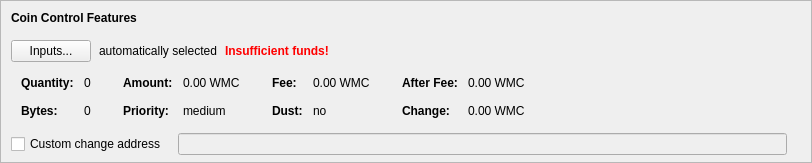
    <widget class="QFrame" name="frameCoinControl">
     <property name="sizePolicy">
      <sizepolicy hsizetype="Expanding" vsizetype="Expanding">
       <horstretch>0</horstretch>
       <verstretch>0</verstretch>
      </sizepolicy>
     </property>
     <property name="maximumSize">
      <size>
       <width>16777215</width>
       <height>16777215</height>
      </size>
     </property>
     <property name="frameShape">
      <enum>QFrame::StyledPanel</enum>
     </property>
     <property name="frameShadow">
      <enum>QFrame::Sunken</enum>
     </property>
     <layout class="QVBoxLayout" name="verticalLayoutCoinControl2">
      <property name="spacing">
       <number>0</number>
      </property>
      <property name="leftMargin">
       <number>0</number>
      </property>
      <property name="topMargin">
       <number>0</number>
      </property>
      <property name="rightMargin">
       <number>0</number>
      </property>
      <property name="bottomMargin">
       <number>6</number>
      </property>
      <item>
       <layout class="QVBoxLayout" name="verticalLayoutCoinControl" stretch="0,0,0,0,1">
        <property name="spacing">
         <number>0</number>
        </property>
        <property name="leftMargin">
         <number>10</number>
        </property>
        <property name="topMargin">
         <number>10</number>
        </property>
        <item>
         <layout class="QHBoxLayout" name="horizontalLayoutCoinControl1">
          <property name="bottomMargin">
           <number>15</number>
          </property>
          <item>
           <widget class="QLabel" name="labelCoinControlFeatures">
            <property name="sizePolicy">
             <sizepolicy hsizetype="Preferred" vsizetype="Maximum">
              <horstretch>0</horstretch>
              <verstretch>0</verstretch>
             </sizepolicy>
            </property>
            <property name="font">
             <font>
              <weight>75</weight>
              <bold>true</bold>
             </font>
            </property>
            <property name="styleSheet">
             <string notr="true">font-weight:bold;</string>
            </property>
            <property name="text">
             <string>Coin Control Features</string>
            </property>
           </widget>
          </item>
         </layout>
        </item>
        <item>
         <layout class="QHBoxLayout" name="horizontalLayoutCoinControl2" stretch="0,0,0,0">
          <property name="spacing">
           <number>8</number>
          </property>
          <property name="bottomMargin">
           <number>10</number>
          </property>
          <item>
           <widget class="QPushButton" name="pushButtonCoinControl">
            <property name="styleSheet">
             <string notr="true"/>
            </property>
            <property name="text">
             <string>Inputs...</string>
            </property>
            <property name="autoDefault">
             <bool>false</bool>
            </property>
           </widget>
          </item>
          <item>
           <widget class="QLabel" name="labelCoinControlAutomaticallySelected">
            <property name="text">
             <string>automatically selected</string>
            </property>
            <property name="margin">
             <number>5</number>
            </property>
           </widget>
          </item>
          <item>
           <widget class="QLabel" name="labelCoinControlInsuffFunds">
            <property name="font">
             <font>
              <weight>75</weight>
              <bold>true</bold>
             </font>
            </property>
            <property name="styleSheet">
             <string notr="true">color:red;font-weight:bold;</string>
            </property>
            <property name="text">
             <string>Insufficient funds!</string>
            </property>
            <property name="margin">
             <number>5</number>
            </property>
           </widget>
          </item>
          <item>
           <spacer name="horizontalSpacerCoinControl">
            <property name="orientation">
             <enum>Qt::Horizontal</enum>
            </property>
            <property name="sizeHint" stdset="0">
             <size>
              <width>40</width>
              <height>1</height>
             </size>
            </property>
           </spacer>
          </item>
         </layout>
        </item>
        <item>
         <widget class="QWidget" name="widgetCoinControl" native="true">
          <property name="sizePolicy">
           <sizepolicy hsizetype="Preferred" vsizetype="Preferred">
            <horstretch>0</horstretch>
            <verstretch>0</verstretch>
           </sizepolicy>
          </property>
          <property name="minimumSize">
           <size>
            <width>0</width>
            <height>0</height>
           </size>
          </property>
          <property name="styleSheet">
           <string notr="true"/>
          </property>
          <layout class="QHBoxLayout" name="horizontalLayoutCoinControl5">
           <property name="leftMargin">
            <number>0</number>
           </property>
           <property name="topMargin">
            <number>0</number>
           </property>
           <property name="rightMargin">
            <number>0</number>
           </property>
           <property name="bottomMargin">
            <number>0</number>
           </property>
           <item>
            <layout class="QHBoxLayout" name="horizontalLayoutCoinControl3" stretch="0,0,0,1">
             <property name="spacing">
              <number>20</number>
             </property>
             <property name="topMargin">
              <number>0</number>
             </property>
             <property name="bottomMargin">
              <number>10</number>
             </property>
             <item>
              <layout class="QFormLayout" name="formLayoutCoinControl1">
               <property name="horizontalSpacing">
                <number>10</number>
               </property>
               <property name="verticalSpacing">
                <number>14</number>
               </property>
               <property name="leftMargin">
                <number>10</number>
               </property>
               <property name="topMargin">
                <number>4</number>
               </property>
               <property name="rightMargin">
                <number>6</number>
               </property>
               <item row="0" column="0">
                <widget class="QLabel" name="labelCoinControlQuantityText">
                 <property name="font">
                  <font>
                   <weight>75</weight>
                   <bold>true</bold>
                  </font>
                 </property>
                 <property name="text">
                  <string>Quantity:</string>
                 </property>
                 <property name="margin">
                  <number>0</number>
                 </property>
                </widget>
               </item>
               <item row="0" column="1">
                <widget class="QLabel" name="labelCoinControlQuantity">
                 <property name="cursor">
                  <cursorShape>IBeamCursor</cursorShape>
                 </property>
                 <property name="contextMenuPolicy">
                  <enum>Qt::ActionsContextMenu</enum>
                 </property>
                 <property name="text">
                  <string notr="true">0</string>
                 </property>
                 <property name="margin">
                  <number>0</number>
                 </property>
                 <property name="textInteractionFlags">
                  <set>Qt::LinksAccessibleByMouse|Qt::TextSelectableByKeyboard|Qt::TextSelectableByMouse</set>
                 </property>
                </widget>
               </item>
               <item row="1" column="0">
                <widget class="QLabel" name="labelCoinControlBytesText">
                 <property name="font">
                  <font>
                   <weight>75</weight>
                   <bold>true</bold>
                  </font>
                 </property>
                 <property name="text">
                  <string>Bytes:</string>
                 </property>
                </widget>
               </item>
               <item row="1" column="1">
                <widget class="QLabel" name="labelCoinControlBytes">
                 <property name="cursor">
                  <cursorShape>IBeamCursor</cursorShape>
                 </property>
                 <property name="contextMenuPolicy">
                  <enum>Qt::ActionsContextMenu</enum>
                 </property>
                 <property name="text">
                  <string notr="true">0</string>
                 </property>
                 <property name="textInteractionFlags">
                  <set>Qt::LinksAccessibleByMouse|Qt::TextSelectableByKeyboard|Qt::TextSelectableByMouse</set>
                 </property>
                </widget>
               </item>
              </layout>
             </item>
             <item>
              <layout class="QFormLayout" name="formLayoutCoinControl2">
               <property name="horizontalSpacing">
                <number>10</number>
               </property>
               <property name="verticalSpacing">
                <number>14</number>
               </property>
               <property name="leftMargin">
                <number>6</number>
               </property>
               <property name="topMargin">
                <number>4</number>
               </property>
               <property name="rightMargin">
                <number>6</number>
               </property>
               <item row="0" column="0">
                <widget class="QLabel" name="labelCoinControlAmountText">
                 <property name="font">
                  <font>
                   <weight>75</weight>
                   <bold>true</bold>
                  </font>
                 </property>
                 <property name="text">
                  <string>Amount:</string>
                 </property>
                 <property name="margin">
                  <number>0</number>
                 </property>
                </widget>
               </item>
               <item row="0" column="1">
                <widget class="QLabel" name="labelCoinControlAmount">
                 <property name="cursor">
                  <cursorShape>IBeamCursor</cursorShape>
                 </property>
                 <property name="contextMenuPolicy">
                  <enum>Qt::ActionsContextMenu</enum>
                 </property>
                 <property name="text">
                  <string notr="true">0.00 WMC</string>
                 </property>
                 <property name="textInteractionFlags">
                  <set>Qt::LinksAccessibleByMouse|Qt::TextSelectableByKeyboard|Qt::TextSelectableByMouse</set>
                 </property>
                </widget>
               </item>
               <item row="1" column="0">
                <widget class="QLabel" name="labelCoinControlPriorityText">
                 <property name="font">
                  <font>
                   <weight>75</weight>
                   <bold>true</bold>
                  </font>
                 </property>
                 <property name="text">
                  <string>Priority:</string>
                 </property>
                </widget>
               </item>
               <item row="1" column="1">
                <widget class="QLabel" name="labelCoinControlPriority">
                 <property name="cursor">
                  <cursorShape>IBeamCursor</cursorShape>
                 </property>
                 <property name="contextMenuPolicy">
                  <enum>Qt::ActionsContextMenu</enum>
                 </property>
                 <property name="text">
                  <string>medium</string>
                 </property>
                 <property name="textInteractionFlags">
                  <set>Qt::LinksAccessibleByMouse|Qt::TextSelectableByKeyboard|Qt::TextSelectableByMouse</set>
                 </property>
                </widget>
               </item>
              </layout>
             </item>
             <item>
              <layout class="QFormLayout" name="formLayoutCoinControl3">
               <property name="horizontalSpacing">
                <number>10</number>
               </property>
               <property name="verticalSpacing">
                <number>14</number>
               </property>
               <property name="leftMargin">
                <number>6</number>
               </property>
               <property name="topMargin">
                <number>4</number>
               </property>
               <property name="rightMargin">
                <number>6</number>
               </property>
               <item row="0" column="0">
                <widget class="QLabel" name="labelCoinControlFeeText">
                 <property name="font">
                  <font>
                   <weight>75</weight>
                   <bold>true</bold>
                  </font>
                 </property>
                 <property name="text">
                  <string>Fee:</string>
                 </property>
                 <property name="margin">
                  <number>0</number>
                 </property>
                </widget>
               </item>
               <item row="0" column="1">
                <widget class="QLabel" name="labelCoinControlFee">
                 <property name="cursor">
                  <cursorShape>IBeamCursor</cursorShape>
                 </property>
                 <property name="contextMenuPolicy">
                  <enum>Qt::ActionsContextMenu</enum>
                 </property>
                 <property name="text">
                  <string notr="true">0.00 WMC</string>
                 </property>
                 <property name="textInteractionFlags">
                  <set>Qt::LinksAccessibleByMouse|Qt::TextSelectableByKeyboard|Qt::TextSelectableByMouse</set>
                 </property>
                </widget>
               </item>
               <item row="1" column="0">
                <widget class="QLabel" name="labelCoinControlLowOutputText">
                 <property name="font">
                  <font>
                   <weight>75</weight>
                   <bold>true</bold>
                  </font>
                 </property>
                 <property name="text">
                  <string>Dust:</string>
                 </property>
                </widget>
               </item>
               <item row="1" column="1">
                <widget class="QLabel" name="labelCoinControlLowOutput">
                 <property name="cursor">
                  <cursorShape>IBeamCursor</cursorShape>
                 </property>
                 <property name="contextMenuPolicy">
                  <enum>Qt::ActionsContextMenu</enum>
                 </property>
                 <property name="text">
                  <string>no</string>
                 </property>
                 <property name="textInteractionFlags">
                  <set>Qt::LinksAccessibleByMouse|Qt::TextSelectableByKeyboard|Qt::TextSelectableByMouse</set>
                 </property>
                </widget>
               </item>
              </layout>
             </item>
             <item>
              <layout class="QFormLayout" name="formLayoutCoinControl4">
               <property name="horizontalSpacing">
                <number>10</number>
               </property>
               <property name="verticalSpacing">
                <number>14</number>
               </property>
               <property name="leftMargin">
                <number>6</number>
               </property>
               <property name="topMargin">
                <number>4</number>
               </property>
               <property name="rightMargin">
                <number>6</number>
               </property>
               <item row="0" column="0">
                <widget class="QLabel" name="labelCoinControlAfterFeeText">
                 <property name="font">
                  <font>
                   <weight>75</weight>
                   <bold>true</bold>
                  </font>
                 </property>
                 <property name="text">
                  <string>After Fee:</string>
                 </property>
                 <property name="margin">
                  <number>0</number>
                 </property>
                </widget>
               </item>
               <item row="0" column="1">
                <widget class="QLabel" name="labelCoinControlAfterFee">
                 <property name="cursor">
                  <cursorShape>IBeamCursor</cursorShape>
                 </property>
                 <property name="contextMenuPolicy">
                  <enum>Qt::ActionsContextMenu</enum>
                 </property>
                 <property name="text">
                  <string notr="true">0.00 WMC</string>
                 </property>
                 <property name="textInteractionFlags">
                  <set>Qt::LinksAccessibleByMouse|Qt::TextSelectableByKeyboard|Qt::TextSelectableByMouse</set>
                 </property>
                </widget>
               </item>
               <item row="1" column="0">
                <widget class="QLabel" name="labelCoinControlChangeText">
                 <property name="font">
                  <font>
                   <weight>75</weight>
                   <bold>true</bold>
                  </font>
                 </property>
                 <property name="text">
                  <string>Change:</string>
                 </property>
                </widget>
               </item>
               <item row="1" column="1">
                <widget class="QLabel" name="labelCoinControlChange">
                 <property name="cursor">
                  <cursorShape>IBeamCursor</cursorShape>
                 </property>
                 <property name="contextMenuPolicy">
                  <enum>Qt::ActionsContextMenu</enum>
                 </property>
                 <property name="text">
                  <string notr="true">0.00 WMC</string>
                 </property>
                 <property name="textInteractionFlags">
                  <set>Qt::LinksAccessibleByMouse|Qt::TextSelectableByKeyboard|Qt::TextSelectableByMouse</set>
                 </property>
                </widget>
               </item>
              </layout>
             </item>
            </layout>
           </item>
          </layout>
         </widget>
        </item>
        <item>
         <layout class="QHBoxLayout" name="horizontalLayoutCoinControl4" stretch="0,0,0">
          <property name="spacing">
           <number>12</number>
          </property>
          <property name="sizeConstraint">
           <enum>QLayout::SetDefaultConstraint</enum>
          </property>
          <property name="topMargin">
           <number>5</number>
          </property>
          <property name="rightMargin">
           <number>5</number>
          </property>
          <item>
           <widget class="QCheckBox" name="checkBoxCoinControlChange">
            <property name="toolTip">
             <string>If this is activated, but the change address is empty or invalid, change will be sent to a newly generated address.</string>
            </property>
            <property name="text">
             <string>Custom change address</string>
            </property>
           </widget>
          </item>
          <item>
           <widget class="QValidatedLineEdit" name="lineEditCoinControlChange">
            <property name="enabled">
             <bool>false</bool>
            </property>
            <property name="sizePolicy">
             <sizepolicy hsizetype="Expanding" vsizetype="Fixed">
              <horstretch>0</horstretch>
              <verstretch>0</verstretch>
             </sizepolicy>
            </property>
           </widget>
          </item>
          <item>
           <widget class="QLabel" name="labelCoinControlChangeLabel">
            <property name="sizePolicy">
             <sizepolicy hsizetype="Preferred" vsizetype="Expanding">
              <horstretch>0</horstretch>
              <verstretch>0</verstretch>
             </sizepolicy>
            </property>
            <property name="minimumSize">
             <size>
              <width>0</width>
              <height>0</height>
             </size>
            </property>
            <property name="text">
             <string/>
            </property>
            <property name="margin">
             <number>3</number>
            </property>
           </widget>
          </item>
         </layout>
        </item>
        <item>
         <spacer name="verticalSpacerCoinControl">
          <property name="orientation">
           <enum>Qt::Vertical</enum>
          </property>
          <property name="sizeHint" stdset="0">
           <size>
            <width>800</width>
            <height>1</height>
           </size>
          </property>
         </spacer>
        </item>
       </layout>
      </item>
     </layout>
    </widget>
